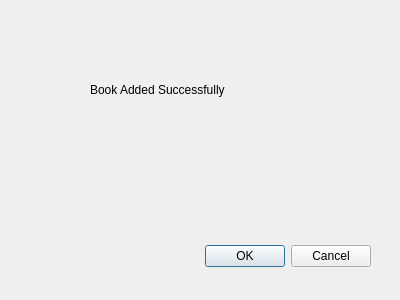
<?xml version="1.0" encoding="UTF-8"?>
<ui version="4.0">
 <class>Dialog</class>
 <widget class="QDialog" name="Dialog">
  <property name="geometry">
   <rect>
    <x>0</x>
    <y>0</y>
    <width>400</width>
    <height>300</height>
   </rect>
  </property>
  <property name="windowTitle">
   <string>Dialog</string>
  </property>
  <widget class="QDialogButtonBox" name="buttonBox">
   <property name="geometry">
    <rect>
     <x>30</x>
     <y>240</y>
     <width>341</width>
     <height>32</height>
    </rect>
   </property>
   <property name="orientation">
    <enum>Qt::Horizontal</enum>
   </property>
   <property name="standardButtons">
    <set>QDialogButtonBox::Cancel|QDialogButtonBox::Ok</set>
   </property>
  </widget>
  <widget class="QLabel" name="label">
   <property name="geometry">
    <rect>
     <x>90</x>
     <y>80</y>
     <width>211</width>
     <height>20</height>
    </rect>
   </property>
   <property name="text">
    <string>Book Added Successfully</string>
   </property>
  </widget>
 </widget>
 <resources/>
 <connections>
  <connection>
   <sender>buttonBox</sender>
   <signal>accepted()</signal>
   <receiver>Dialog</receiver>
   <slot>accept()</slot>
   <hints>
    <hint type="sourcelabel">
     <x>248</x>
     <y>254</y>
    </hint>
    <hint type="destinationlabel">
     <x>157</x>
     <y>274</y>
    </hint>
   </hints>
  </connection>
  <connection>
   <sender>buttonBox</sender>
   <signal>rejected()</signal>
   <receiver>Dialog</receiver>
   <slot>reject()</slot>
   <hints>
    <hint type="sourcelabel">
     <x>316</x>
     <y>260</y>
    </hint>
    <hint type="destinationlabel">
     <x>286</x>
     <y>274</y>
    </hint>
   </hints>
  </connection>
 </connections>
</ui>
